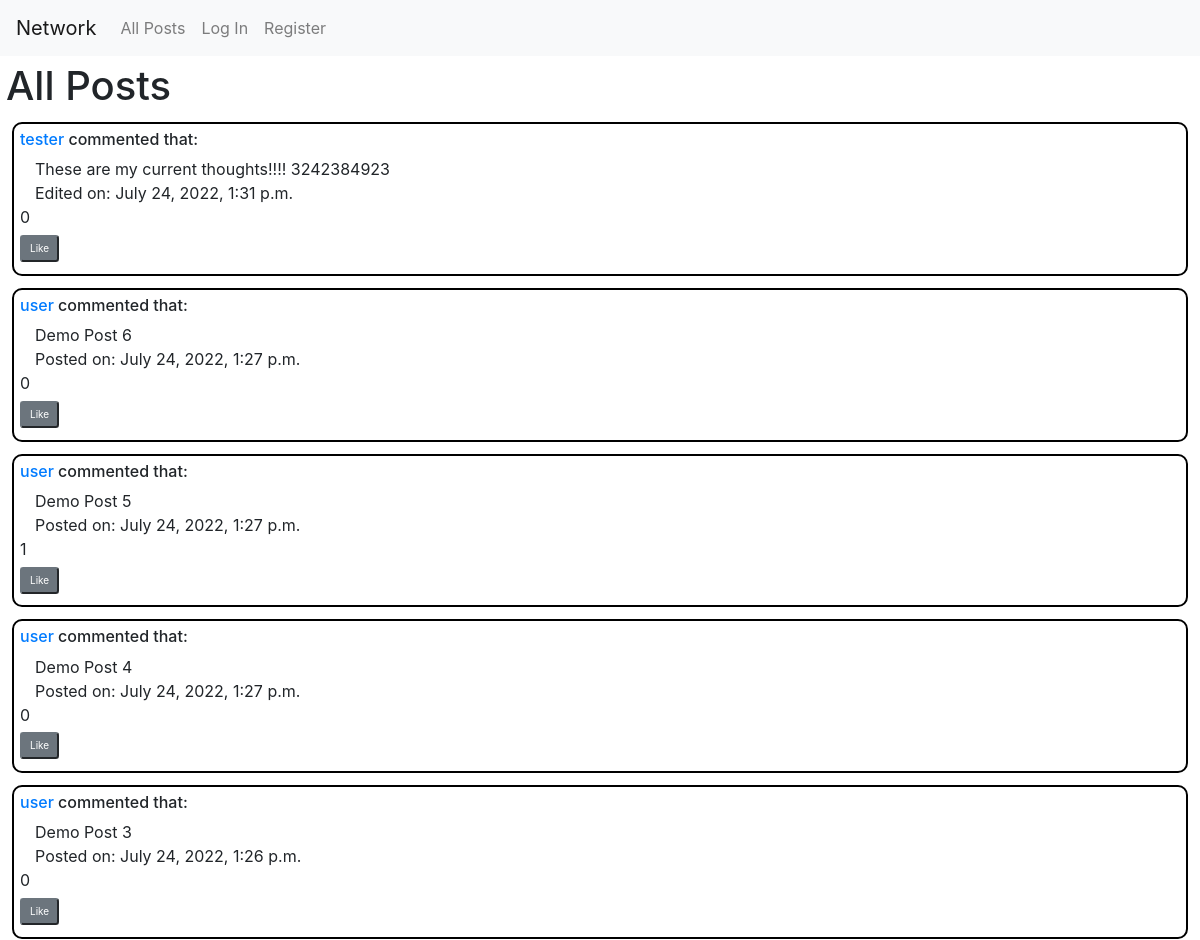
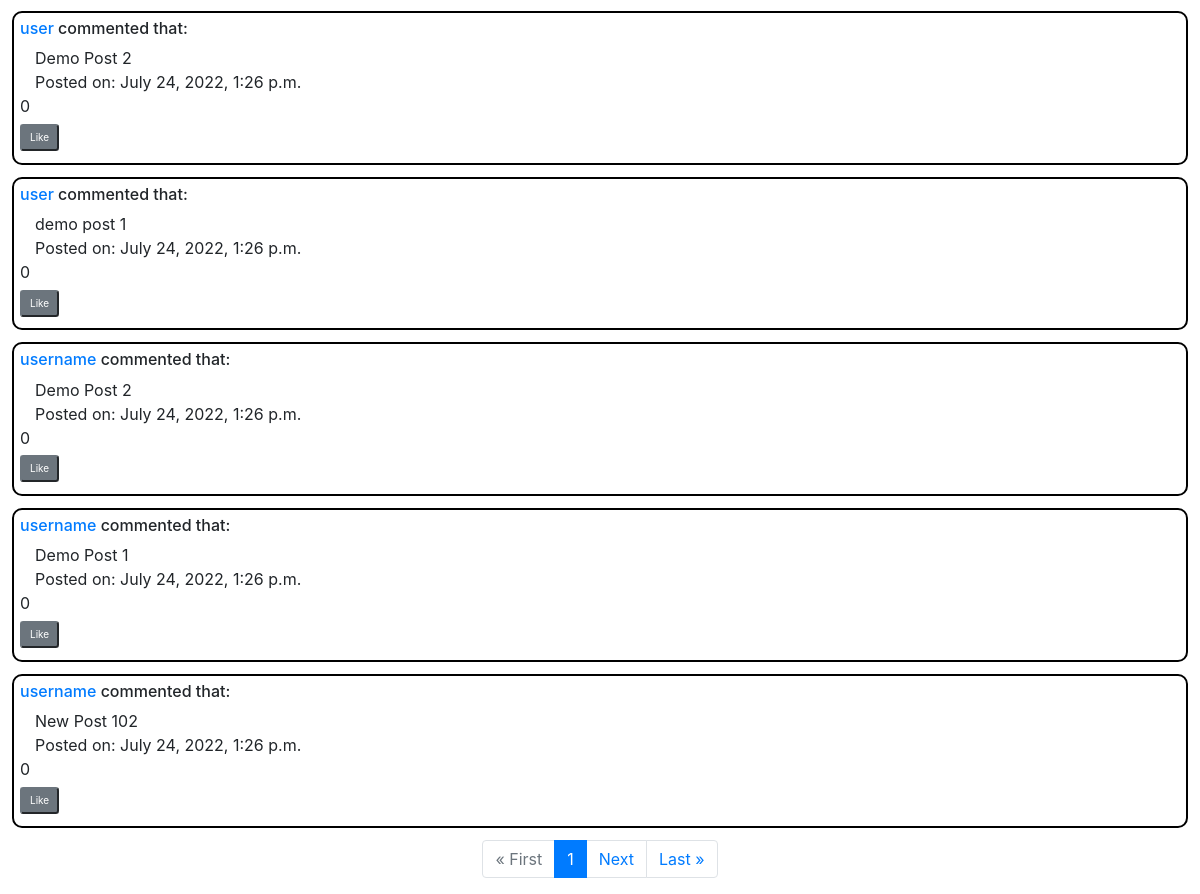
The page / on the database its author committed (2 pictures, top to bottom).
### network/models.py (models this page shows, shortened)
class Post(models.Model):
    post_id = models.BigAutoField(primary_key=True)
    post_content = models.TextField()
    post_timestamp = models.DateTimeField(auto_now_add=True, verbose_name="Post_Created")
    post_edited = models.BooleanField(default=False)
    post_edited_timestamp = models.DateTimeField(auto_now=True, verbose_name="Post_Edited", null=True, blank=True)    # Only updated for Model.save(). May be empty as may not be edited
    post_num_likes = models.IntegerField(default=0)
    post_likes_list = models.ManyToManyField(User, related_name="Posts_Liked")
    user = models.ForeignKey(User, on_delete=models.CASCADE, related_name="Author")
    class Meta:
        ordering = ['-post_timestamp']

class User(AbstractUser):
    id = models.BigAutoField(primary_key=True)
    following_list = models.ManyToManyField("self", symmetrical=False, blank=True, related_name="Followers")

### network/views.py (the view)
# urls.py: path("", views.index, name="index"),
def index(request):
    if request.method == "POST":
        current_user = request.user
        user_post_content = request.POST["posting_area"]
        user_post = Post(user=current_user, post_content=user_post_content)
        user_post.save()
        return HttpResponseRedirect(reverse("index"))
    else:
        public_posts = Post.objects.all()
        public_posts_list = []
        for object in public_posts:
            public_posts_list.append(object)
        public_posts_paginator = Paginator(public_posts_list, 10)   # Show 10 per Page
        page_number = request.GET.get('page')       # When User clicks on a Page Number
        page_obj = public_posts_paginator.get_page(page_number)
        return render(request, "network/index.html", {
            "post_form": NewPost(),
            'page_obj': page_obj
        })

### network/templates/network/index.html (shortened to what this page needs)
{% extends "network/layout.html" %}
{% load static %}
{% block body %}
    <h1 class="nav-headers">All Posts</h1>
    {% for post in page_obj %}
        <div class="general-post">
            <h6><a href="{% url 'profile' post.user.User_Profile.profile_id %}">{{ post.user.username }}</a> commented that:</h6>
            <div id="Post-{{ post.post_id }}" class="container-fluid Post-View">
                <div name="Post-Contents" class="Post-Contents" id="Post-Contents-{{ post.post_id }}">
                    {{ post.post_content }}
                </div>
                {% if post.post_edited %}
                    <span id="Post-Edited-Timestamp-{{ post.post_id }}">Edited on: {{ post.post_edited_timestamp }}</span>
                {% else %}
                    <span id="Post-Timestamp-{{ post.post_id }}">Posted on: {{ post.post_timestamp }}</span>
                {% endif %}
            </div>
            <div id="Post-Buttons-{{ post.post_id }}">
                <span id="Num-Likes-{{ post.post_id }}">{{ post.post_num_likes }}</span>
                <div id="Post-Like-Div-{{ post.post_id }}">
                    <button class="btn-sm btn-secondary button-margins Post-Like-Button" id="Post-Like-Button-{{ post.post_id }}" value="{{ post.post_id }}">Like</button>
                </div>
            </div>
        </div>
    {% endfor %}
    <nav>
        <ul class="pagination justify-content-center">
            {% if page_obj.number == 1 %}
                <li class="page-item disabled"><a class="page-link" href="?page=1">&laquo; First</a></li>
            {% else %}
                <li class="page-item"><a class="page-link" href="?page=1">&laquo; First</a></li>
            {% endif %}
                <li class="page-item active"><a class="page-link" href="?page={{ page_obj.number }}">{{ page_obj.number }}</a></li>
            {% if page_obj.has_next %}
                <li class="page-item"><a class="page-link" href="?page={{ page_obj.next_page_number }}">Next</a></li>
            {% endif %}
            {% if page_obj.number == page_obj.paginator.num_pages %}
                <li class="page-item disabled"><a class="page-link" href="?page={{ page_obj.paginator.num_pages }}">Last &raquo;</a></li>
            {% else %}
                <li class="page-item"><a class="page-link" href="?page={{ page_obj.paginator.num_pages }}">Last &raquo;</a></li>
            {% endif %}
        </ul>
    </nav>
{% endblock %}

### network/static/network/styles.css (style rules this page uses)
.follow-div, .general-post-profile, .general-post { border: 2px solid black; border-radius: 10px; text-align: left; width: auto; margin: 1%; padding: 0.5%; }
.button-margins-follow, .button-margins-post, .button-margins { margin-top: 0.5%; margin-bottom: 0.5%; vertical-align: middle; font-size: x-small; }
.nav-headers { margin: 0.5%; }

### rows shown on the page
Post: user.username "tester", post_content "These are my current thoughts!!!! 3242384923", post_edited_timestamp "July 24, 2022, 1:31 p.m.", post_num_likes "0", {{ post.post_id }} 46 (drawn)
Post: user.username "user", post_content "Demo Post 6", post_timestamp "July 24, 2022, 1:27 p.m.", post_num_likes "0", {{ post.post_id }} 45 (drawn)
Post: user.username "user", post_content "Demo Post 5", post_timestamp "July 24, 2022, 1:27 p.m.", post_num_likes "1", {{ post.post_id }} 44 (drawn)
Post: user.username "user", post_content "Demo Post 4", post_timestamp "July 24, 2022, 1:27 p.m.", post_num_likes "0", {{ post.post_id }} 43 (drawn)
Post: user.username "user", post_content "Demo Post 3", post_timestamp "July 24, 2022, 1:26 p.m.", post_num_likes "0", {{ post.post_id }} 42 (drawn)
Post: user.username "user", post_content "Demo Post 2", post_timestamp "July 24, 2022, 1:26 p.m.", post_num_likes "0", {{ post.post_id }} 41 (drawn)
Post: user.username "user", post_content "demo post 1", post_timestamp "July 24, 2022, 1:26 p.m.", post_num_likes "0", {{ post.post_id }} 40 (drawn)
Post: user.username "username", post_content "Demo Post 2", post_timestamp "July 24, 2022, 1:26 p.m.", post_num_likes "0", {{ post.post_id }} 39 (drawn)
Post: user.username "username", post_content "Demo Post 1", post_timestamp "July 24, 2022, 1:26 p.m.", post_num_likes "0", {{ post.post_id }} 38 (drawn)
Post: user.username "username", post_content "New Post 102", post_timestamp "July 24, 2022, 1:26 p.m.", post_num_likes "0", {{ post.post_id }} 37 (drawn)

### other values the page prints
{{ page_obj.number }} "1"
